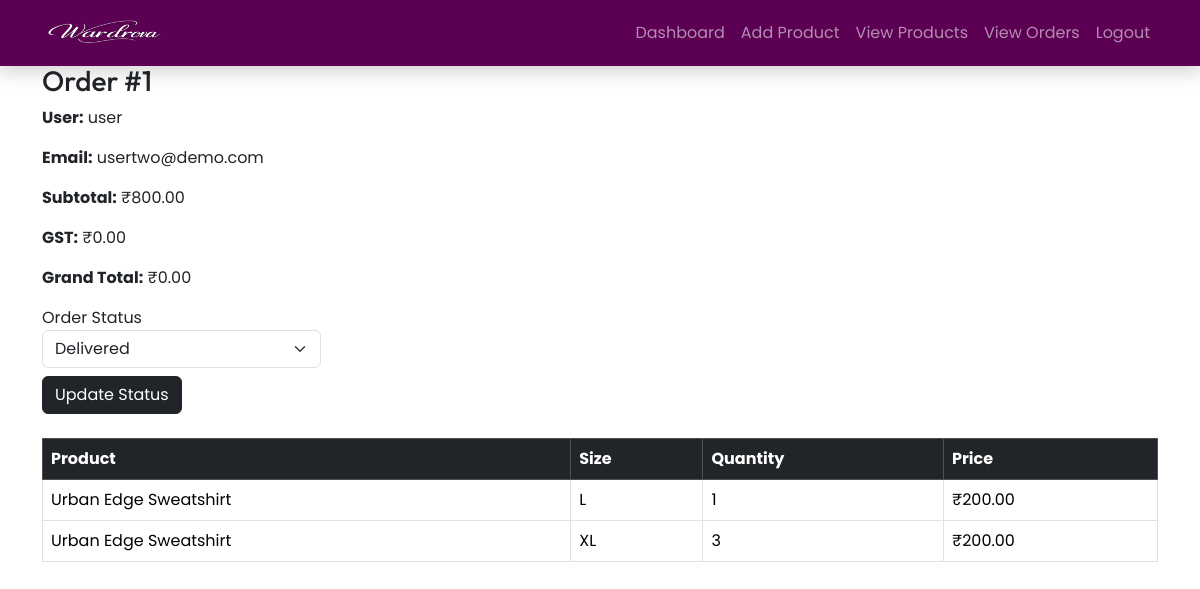
/admin/order_details.php?id=1 (signed in), run on the app's committed database.
### tables this page shows
CREATE TABLE `orders` (
  `id` int(11) NOT NULL,
  `user_id` int(11) NOT NULL,
  `total_amount` decimal(10,2) NOT NULL,
  `gst_amount` decimal(10,2) NOT NULL,
  `grand_total` decimal(10,2) NOT NULL,
  `status` varchar(20) DEFAULT 'placed',
  `created_at` timestamp NOT NULL DEFAULT current_timestamp()
);

CREATE TABLE `users` (
  `id` int(11) NOT NULL,
  `fname` varchar(255) NOT NULL,
  `lname` varchar(255) NOT NULL,
  `email` varchar(255) NOT NULL,
  `password` varchar(255) NOT NULL
);

CREATE TABLE `order_items` (
  `id` int(11) NOT NULL,
  `order_id` int(11) NOT NULL,
  `product_id` int(11) NOT NULL,
  `size` varchar(10) NOT NULL,
  `quantity` int(11) NOT NULL,
  `price` decimal(10,2) NOT NULL
);

CREATE TABLE `products` (
  `id` int(11) NOT NULL,
  `category_id` int(11) NOT NULL,
  `name` varchar(100) NOT NULL,
  `description` text DEFAULT NULL,
  `price` decimal(10,2) NOT NULL,
  `created_at` timestamp NOT NULL DEFAULT current_timestamp()
);

### admin/order_details.php (the view, shortened to what this page needs)
<?php
include 'includes/header.php';
$order_id = (int)$_GET['id'];
$order_q = mysqli_query(
    $conn,
    "SELECT o.*, u.fname, u.email
     FROM orders o
     JOIN users u ON o.user_id = u.id
     WHERE o.id='$order_id'"
);
$order = mysqli_fetch_assoc($order_q);
$items_q = mysqli_query(
    $conn,
    "SELECT oi.*, p.name
     FROM order_items oi
     JOIN products p ON oi.product_id = p.id
     WHERE oi.order_id='$order_id'"
);
?>
<div class="container py-5">
<h3 class="mt-3">Order #<?= $order_id; ?></h3>
<p><strong>User:</strong> <?= htmlspecialchars($order['fname']); ?></p>
<p><strong>Email:</strong> <?= htmlspecialchars($order['email']); ?></p>
<p><strong>Subtotal:</strong> ₹<?= $order['total_amount']; ?></p>
<p><strong>GST:</strong> ₹<?= $order['gst_amount']; ?></p>
<p><strong>Grand Total:</strong> ₹<?= $order['grand_total']; ?></p>
<form method="post" class="mb-4">
<label>Order Status</label>
<select name="status" class="form-select w-25">
    <?php foreach (['placed','shipped','delivered','cancelled'] as $s) { ?>
        <option value="<?= $s; ?>" <?= ($order['status']==$s)?'selected':''; ?>>
            <?= ucfirst($s); ?>
        </option>
    <?php } ?>
</select>
<button name="update_status" class="btn btn-dark mt-2">Update Status</button>
</form>
<table class="table table-bordered">
<thead class="table-dark">
<tr>
    <th>Product</th>
    <th>Size</th>
    <th>Quantity</th>
    <th>Price</th>
</tr>
</thead>
<tbody>
<?php while ($item = mysqli_fetch_assoc($items_q)) { ?>
<tr>
    <td><?= htmlspecialchars($item['name']); ?></td>
    <td><?= $item['size']; ?></td>
    <td><?= $item['quantity']; ?></td>
    <td>₹<?= $item['price']; ?></td>
</tr>
<?php } ?>
</tbody>
</table>
</div>
<?php include 'includes/footer.php'; ?>

### assets/css/style.css (style rules this page uses)
* { margin: 0; padding: 0; box-sizing: border-box; font-family: "Poppins", sans-serif; }
:root { --primary-color: #ad109d; --secondary-color: #5b0052; --white-color: #fff; --gray-color: #ddd; --black-color: #000; --red-color: #dc3545; --add-cart-btn-clr: #470FF4; }
h1, h2, h3, h4, h5, h6 { font-family: "Outfit", sans-serif; }
button { outline: none; border: none; }
.table-dark { background: var(--primary-color) !important; color: var(--white-color); }

### data on the page
orders: user.fname "user", user.email "usertwo@demo.com", total_amount "800.00", gst_amount "0.00", grand_total "0.00", status "Delivered"
order_items: product.name "Urban Edge Sweatshirt", size "L", quantity "1", price "200.00"
order_items: product.name "Urban Edge Sweatshirt", size "XL", quantity "3", price "200.00"

### other printed values
$order_id "1"
